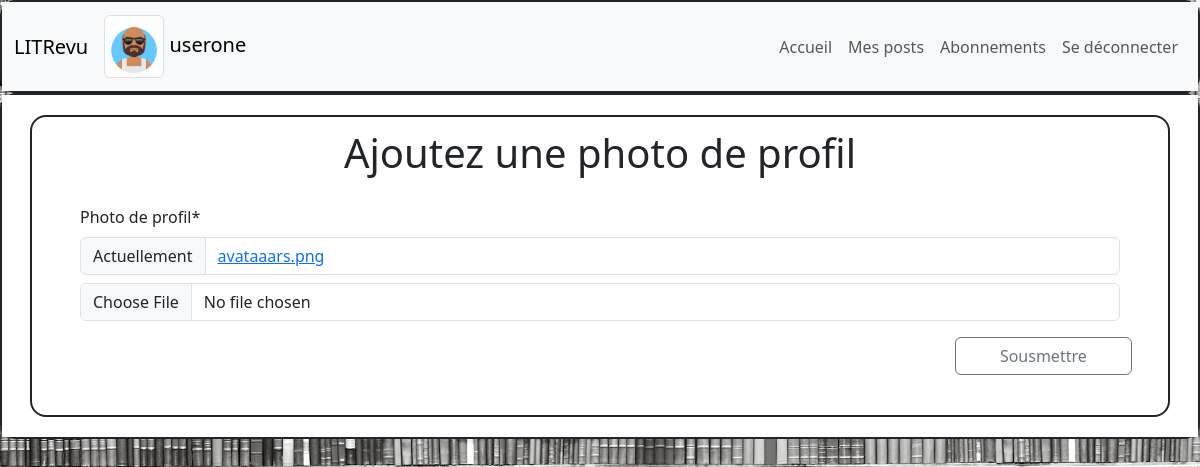
Page /profile_photo/upload/ (signed in) on the committed database.
### authentication/models.py (models this page shows)
class User(AbstractUser):
    profile_photo = models.ImageField(verbose_name="photo de profil")

### authentication/views.py (the view, shortened to what this page needs)
def upload_profile_photo(request):
    form = forms.UploadProfilePhotoForm(instance=request.user)
    return render(
        request,
        "authentication/upload_profile_photo.html",
        context={"form": form},
    )

### authentication/forms.py
class UploadProfilePhotoForm(forms.ModelForm):
    class Meta:
        model = get_user_model()
        fields = ("profile_photo",)

### authentication/templates/authentication/upload_profile_photo.html (shortened to what this page needs)
{% extends 'base.html' %}
{% block content %}
{% load crispy_forms_tags %}
  <div class="white-background">
    <div class="px-5 py-2 container border border-2 border-dark rounded-4">
      <div class="row pt-1 pb-3">
        <h1 class="col text-center">Ajoutez une photo de profil</h1>
      </div>
      <form
        class="row pt-1 pb-3 justify-content-end"
        method="post"
        enctype="multipart/form-data"
      >
        {{ form|crispy }}
        <button class="col-2 btn btn-outline-secondary" type="submit">
          Sousmettre
        </button>
      </form>
    </div>
  </div>
{% endblock content %}

### templates/base.html (shortened to what this page needs)
{% load static %}
<html lang="fr" xmlns="http://www.w3.org/1999/html">
  <head>
    <link rel="stylesheet" href="{% static 'style.css' %}" />
    <link rel="stylesheet" href="{% static 'css/bootstrap.min.css' %}" />
    <link rel="stylesheet" href="{% static 'css/star-ratings.css' %}" />
  </head>
  <body>
    <div class="container-fluid border border-2 border-dark rounded-4 ml-3 p-0">
      <nav class="navbar navbar-expand-lg navbar-light bg-light" role="navigation" aria-label="Navigation principale">
        <div class="container-fluid">
          <a class="navbar-brand" role="navigation" aria-label="Retour page d accueil" href="{% url 'home' %}">LITRevu</a>
          {% if user.is_authenticated %}
            <a class="navbar-brand" href="{% url 'upload_profile_photo' %}">
              {% if user.profile_photo %}
                <img src="{{ user.profile_photo.url }}" alt="ProfilePicture" width="60" class="img-thumbnail d-inline-block align-text-center" />
              {% else %}
                <img src="{% static 'images/default_profile.png' %}" alt="ProfilePicture" width="60" class="img-thumbnail d-inline-block align-text-center" />
              {% endif %}
              {{ request.user }}
            </a>
            <div class="collapse navbar-collapse" id="navbarNav">
              <ul class="navbar-nav ms-auto">
                <li class="nav-item">
                  <a class="nav-link" href="{% url 'home' %}">Accueil</a>
                </li>
                <li class="nav-item">
                  <a class="nav-link" href="{% url 'edit_post' %}">Mes posts</a>
                </li>
                <li class="nav-item">
                  <a class="nav-link" href="{% url 'follow_users' %}">Abonnements</a>
                </li>
                <li class="nav-item">
                  <a class="nav-link" href="{% url 'logout' %}">Se déconnecter</a>
                </li>
              </ul>
            </div>
          {% endif %}
        </div>
      </nav>
    </div>
    <div class="container-fluid border border-2 border-dark rounded-4 ml-3 p-0">
      {% block content %}
      {% endblock %}
    </div>
  </body>
</html>

### static/style.css (style rules this page uses)
body { background-image: url("/static/images/fond.jpg"); background-size: cover; background-position: center; }
.white-background { background-color: white; padding: 20px; }

### rows in the picture
User: profile_photo (picture), user "userone"
